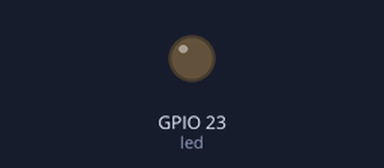
Recording of a sketch running on a simulated ESP32. Parts: output pins drawn as LEDs (lit = HIGH). WiFi joins after 1.5 s; servers stay silent unless stated; what the sketch prints to the serial monitor is not drawn.

Above: at 2.7 s.
At 5.13 s:
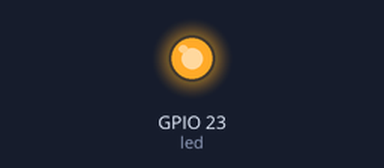
Timing chart, 0 to 5.5 s (numbered marks = the images above):
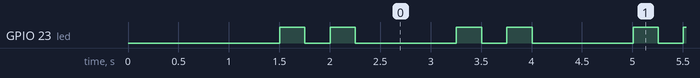

The sketch:

lab10_6_led2.ino
```cpp
#include <WiFi.h>
#include <WiFiClient.h>
#include <WebServer.h>
#include <ESPmDNS.h>
#include <Update.h>

const char* host = "esp32";
const char* ssid = "Tucklyz";
const char* password = "pond17399";

int led = 23;

WebServer server(80);

/* Style */
String style =
  "<style>#file-input,input{width:100%;height:44px;border-radius:4px;margin:10px auto;font-size:15px}"
  "input{background:#f1f1f1;border:0;padding:0 15px}body{background:#3498db;font-family:sans-serif;font-size:14px;color:#777}"
  "#file-input{padding:0;border:1px solid #ddd;line-height:44px;text-align:left;display:block;cursor:pointer}"
  "#bar,#prgbar{background-color:#f1f1f1;border-radius:10px}#bar{background-color:#3498db;width:0%;height:10px}"
  "form{background:#fff;max-width:258px;margin:75px auto;padding:30px;border-radius:5px;text-align:center}"
  ".btn{background:#3498db;color:#fff;cursor:pointer}</style>";

/* Login page */
String loginIndex =
  "<form name=loginForm>"
  "<h1>ESP32 Login</h1>"
  "<input name=userid placeholder='User ID'> "
  "<input name=pwd placeholder=Password type=Password> "
  "<input type=submit onclick=check(this.form) class=btn value=Login></form>"
  "<script>"
  "function check(form) {"
  "if(form.userid.value=='Poonchub' && form.pwd.value=='11111111')"  // เปลี่ยน User และ Password
  "{window.open('/serverIndex')}"
  "else"
  "{alert('Error Password or Username')}"
  "}"
  "</script>"
  + style;

/* Server Index Page */
String serverIndex =
  "<script src='https://ajax.googleapis.com/ajax/libs/jquery/3.2.1/jquery.min.js'></script>"
  "<form method='POST' action='#' enctype='multipart/form-data' id='upload_form'>"
  "<input type='file' name='update' id='file' onchange='sub(this)' style=display:none>"
  "<label id='file-input' for='file'>   Choose file...</label>"
  "<input type='submit' class=btn value='Update'>"
  "<br><br>"
  "<div id='prg'></div>"
  "<br><div id='prgbar'><div id='bar'></div></div><br></form>"
  "<script>"
  "function sub(obj){"
  "var fileName = obj.value.split('\\\\');"
  "document.getElementById('file-input').innerHTML = '   '+ fileName[fileName.length-1];"
  "};"
  "$('form').submit(function(e){"
  "e.preventDefault();"
  "var form = $('#upload_form')[0];"
  "var data = new FormData(form);"
  "$.ajax({"
  "url: '/update',"
  "type: 'POST',"
  "data: data,"
  "contentType: false,"
  "processData:false,"
  "xhr: function() {"
  "var xhr = new window.XMLHttpRequest();"
  "xhr.upload.addEventListener('progress', function(evt) {"
  "if (evt.lengthComputable) {"
  "var per = evt.loaded / evt.total;"
  "$('#prg').html('progress: ' + Math.round(per*100) + '%');"
  "$('#bar').css('width',Math.round(per*100) + '%');"
  "}"
  "}, false);"
  "return xhr;"
  "},"
  "success:function(d, s) {"
  "console.log('success!') "
  "},"
  "error: function (a, b, c) {"
  "}"
  "});"
  "});"
  "</script>"
  + style;

/* setup function */
void setup(void) {

  pinMode(led, OUTPUT);

  Serial.begin(115200);

  // Connect to WiFi network
  WiFi.begin(ssid, password);
  Serial.println("");

  // Wait for connection
  while (WiFi.status() != WL_CONNECTED) {
    delay(500);
    Serial.print(".");
  }
  Serial.println("");
  Serial.print("Connected to ");
  Serial.println(ssid);
  Serial.print("IP address: ");
  Serial.println(WiFi.localIP());

  /*use mdns for host name resolution*/
  if (!MDNS.begin(host)) {  //http://esp32.local
    Serial.println("Error setting up MDNS responder!");
    while (1) {
      delay(1000);
    }
  }
  Serial.println("mDNS responder started");
  /*return index page which is stored in serverIndex */
  server.on("/", HTTP_GET, []() {
    server.sendHeader("Connection", "close");
    server.send(200, "text/html", loginIndex);
  });
  server.on("/serverIndex", HTTP_GET, []() {
    server.sendHeader("Connection", "close");
    server.send(200, "text/html", serverIndex);
  });
  /*handling uploading firmware file */
  server.on(
  "/update", HTTP_POST, []() {
    server.sendHeader("Connection", "close");
    server.send(200, "text/plain", (Update.hasError()) ? "FAIL" : "OK");
    ESP.restart();
  },
  []() {
    HTTPUpload& upload = server.upload();
    if (upload.status == UPLOAD_FILE_START) {
      Serial.printf("Update: %s\n", upload.filename.c_str());
      if (!Update.begin(UPDATE_SIZE_UNKNOWN)) {  //start with max available size
        Update.printError(Serial);
      }
    } else if (upload.status == UPLOAD_FILE_WRITE) {
      /* flashing firmware to ESP*/
      if (Update.write(upload.buf, upload.currentSize) != upload.currentSize) {
        Update.printError(Serial);
      }
    } else if (upload.status == UPLOAD_FILE_END) {
      if (Update.end(true)) {  //true to set the size to the current progress
        Serial.printf("Update Success: %u\nRebooting...\n", upload.totalSize);
      } else {
        Update.printError(Serial);
      }
    }
  });
  server.begin();
}

void loop(void) {
  server.handleClient();
  digitalWrite(led, HIGH);
  delay(250);
  digitalWrite(led, LOW);
  delay(250);
  digitalWrite(led, HIGH);
  delay(250);
  digitalWrite(led, LOW);
  delay(1000);
  delay(1);
}
```

Measured:
- by itself, GPIO 23 (led): repeats every 1.8 s: LOW 0.25 s, HIGH 0.25 s, LOW 1.0 s, HIGH 0.25 s
- by itself, everything shown: repeats every 1.8 s, in 4 steps
